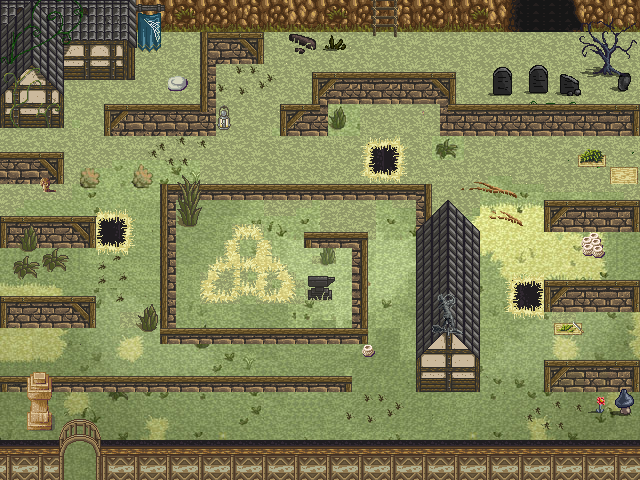

The image is a tile-based game level rendered from a .tmx file. Its description and source (layers, tilesets, objects; grid data summarised) follow:
An orthogonal 80x60 tile map with 8x8 px tiles, 2 tile layers (Capa de Fondo, Capa de Colision).

<map version="1.0" tiledversion="1.1.3" orientation="orthogonal" renderorder="right-down" width="80" height="60" tilewidth="8" tileheight="8" infinite="0" nextobjectid="1">
 <tileset firstgid="1" name="CiudadRuinas" tilewidth="8" tileheight="8" tilecount="4800" columns="80">
  <image source="resources/CiudadRuinas.png" width="640" height="480" />
 </tileset>
 <layer name="Capa de Fondo" width="80" height="60">
  <data>[4800 cells, 4800 non-empty, 4800 distinct tile ids]</data>
 </layer>
 <layer name="Capa de Colision" width="80" height="60">
  <data>[4800 cells, 1872 non-empty, 1872 distinct tile ids]</data>
 </layer>
</map>